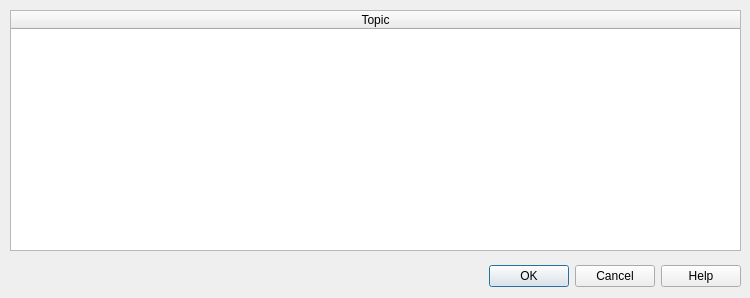
<?xml version="1.0" encoding="UTF-8"?>
<ui version="4.0">
 <class>CDlgSelectMqttTopics</class>
 <widget class="QDialog" name="CDlgSelectMqttTopics">
  <property name="geometry">
   <rect>
    <x>0</x>
    <y>0</y>
    <width>750</width>
    <height>298</height>
   </rect>
  </property>
  <property name="windowTitle">
   <string>MQTT subscription Topics</string>
  </property>
  <widget class="QDialogButtonBox" name="buttonBox">
   <property name="geometry">
    <rect>
     <x>10</x>
     <y>260</y>
     <width>731</width>
     <height>32</height>
    </rect>
   </property>
   <property name="orientation">
    <enum>Qt::Horizontal</enum>
   </property>
   <property name="standardButtons">
    <set>QDialogButtonBox::Cancel|QDialogButtonBox::Help|QDialogButtonBox::Ok</set>
   </property>
  </widget>
  <widget class="QTableWidget" name="tableTopics">
   <property name="geometry">
    <rect>
     <x>10</x>
     <y>10</y>
     <width>731</width>
     <height>241</height>
    </rect>
   </property>
   <attribute name="horizontalHeaderStretchLastSection">
    <bool>true</bool>
   </attribute>
   <column>
    <property name="text">
     <string>Topic</string>
    </property>
   </column>
  </widget>
 </widget>
 <resources/>
 <connections>
  <connection>
   <sender>buttonBox</sender>
   <signal>accepted()</signal>
   <receiver>CDlgSelectMqttTopics</receiver>
   <slot>accept()</slot>
   <hints>
    <hint type="sourcelabel">
     <x>248</x>
     <y>254</y>
    </hint>
    <hint type="destinationlabel">
     <x>157</x>
     <y>274</y>
    </hint>
   </hints>
  </connection>
  <connection>
   <sender>buttonBox</sender>
   <signal>rejected()</signal>
   <receiver>CDlgSelectMqttTopics</receiver>
   <slot>reject()</slot>
   <hints>
    <hint type="sourcelabel">
     <x>316</x>
     <y>260</y>
    </hint>
    <hint type="destinationlabel">
     <x>286</x>
     <y>274</y>
    </hint>
   </hints>
  </connection>
 </connections>
</ui>
